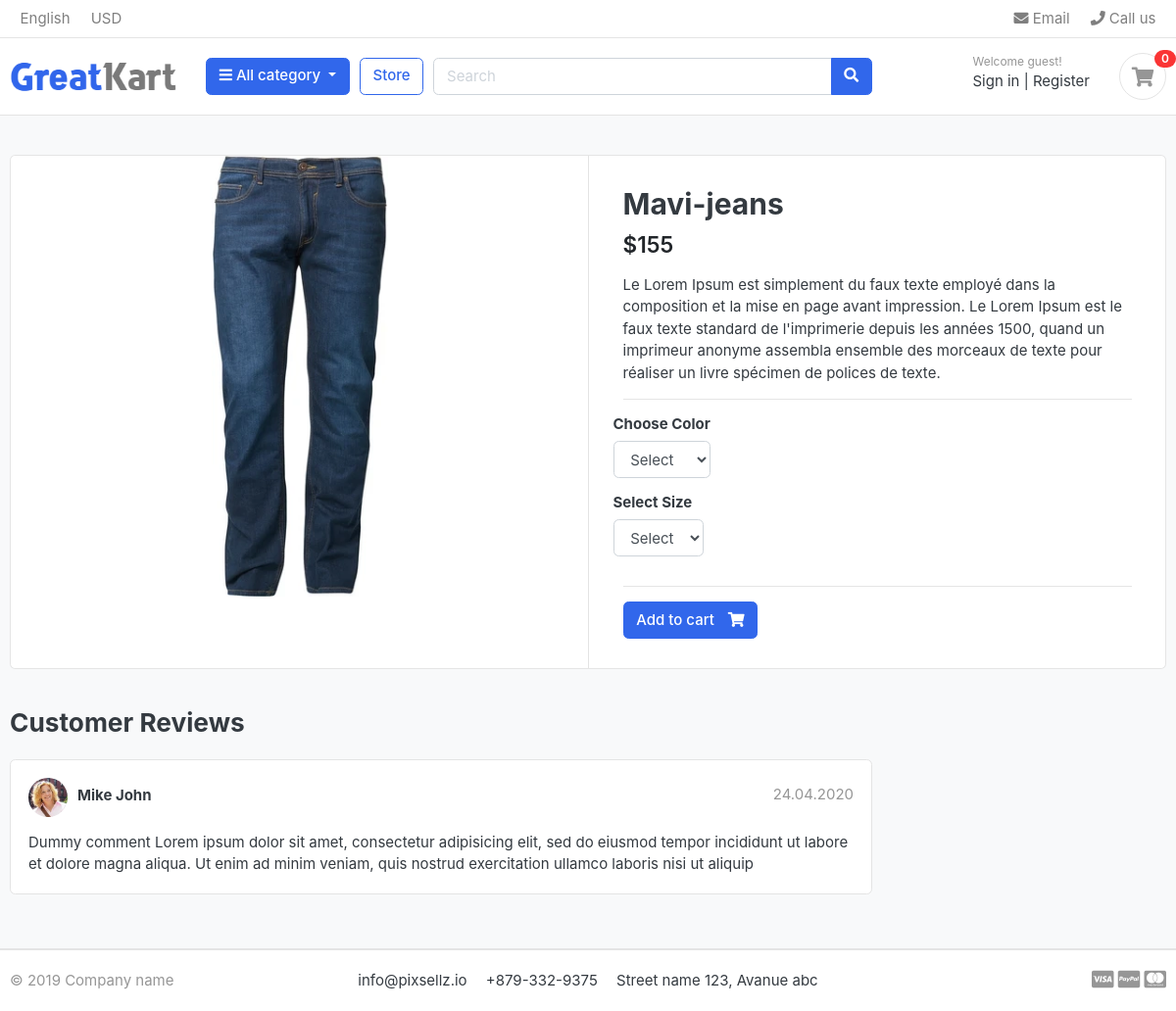
The app's page /store/category/jeans/mavi-jeans/ with its own data.
### store/models.py (models this page shows, shortened)
class Product(models.Model):
    product_name = models.CharField(max_length=200, unique=True)
    slug = models.SlugField(max_length=200, unique=True)
    description = models.TextField(max_length=500, blank=True)
    price = models.IntegerField()
    image = models.ImageField(upload_to="photos/products")
    stock = models.IntegerField()
    is_available = models.BooleanField(default=True)
    category = models.ForeignKey(Category, on_delete=models.CASCADE)
    created_date = models.DateTimeField(auto_now_add=True)
    modified_date = models.DateTimeField(auto_now=True)

### store/views.py (the view)
def product_detail(request, category_slug, product_slug):
    try:
        single_product = Product.objects.get(
            category__slug=category_slug, slug=product_slug
        )
        in_cart = CartItem.objects.filter(
            cart__cart_id=_cart_id(request), product=single_product
        ).exists()  # Si la variable existe, retourne True, sinon False
    except Exception as e:
        raise e
    context = {"single_product": single_product, "in_cart": in_cart}
    return render(request, "store/product_detail.html", context)

### carts/context_processors.py (called while the page is built)
def counter(request):
    cart_count = 0
    if "admin" in request.path:
        return {}
    else:
        try:
            cart = Cart.objects.get(cart_id=_cart_id(request))
            cart_items = CartItem.objects.filter(cart=cart)
            for cart_item in cart_items:
                cart_count += cart_item.quantity
        except Cart.DoesNotExist:
            cart_count = 0
    return dict(cart_count=cart_count)

### carts/views.py (called while the page is built)
def _cart_id(request):  # underscore au début pour rendre la fonction privée
    actual_session = request.session.session_key
    if not actual_session:  # si pas de session, créer une
        actual_session = request.session.create()
    return actual_session

### category/context_processors.py (called while the page is built)
def menu_links(request):
    links = Category.objects.all()
    return dict(links=links)  # variable links disponible dsns touts les Templates

### category/models.py (called while the page is built)
    def get_url(self):
        return reverse("products_by_category", args=[self.slug])

### store/models.py (called while the page is built)
    def colors(self):
        return super(VariationManager, self).filter(
            variation_category="color", is_active=True
        )

    def sizes(self):
        return super(VariationManager, self).filter(
            variation_category="size", is_active=True
        )

### templates/store/product_detail.html (shortened to what this page needs)
{% extends 'base.html' %}
{% load static%}
{% block content %}
<section class="section-content padding-y bg">
    <div class="container">
    <div class="card">
        <div class="row no-gutters">
            <aside class="col-md-6">
    <article class="gallery-wrap">
        <div class="img-big-wrap">
           <a href="#"><img src="{{single_product.image.url}}"></a>
        </div>
    </article>
            </aside>
            <main class="col-md-6 border-left">
    <form action="{% url 'add_cart' single_product.id %}" method="POST">
    <article class="content-body">
    <h2 class="title">{{single_product.product_name}}</h2>
    <div class="mb-3">
        <var class="price h4">${{single_product.price}}</var>
    </div>
    <p>{{single_product.description}}</p>
    <hr>
        <div class="row">
            <div class="item-option-select">
                <h6>Choose Color</h6>
                <select name="color" class="form-control" required>
                  <option value="" disabled selected>Select</option>
                </select>
            </div>
        </div>
        <div class="row">
            <div class="item-option-select">
                <h6>Select Size</h6>
                <select name="size" class="form-control" required>
                  <option value="" disabled selected>Select</option>
                </select>
            </div>
        </div>
        <hr>
        {% if single_product.stock <= 0 %}
          <h5>Out of stock</h5>
        {% else %}
          <button type="submit" class="btn  btn-primary"> <span class="text">Add to cart</span> <i class="fas fa-shopping-cart"></i>  </button>
        {% endif %}
    </article>
    </form>
            </main>
        </div>
    </div>
    <br>
    <div class="row">
                <div class="col-md-9">
        <header class="section-heading">
            <h3>Customer Reviews </h3>
        </header>
        <article class="box mb-3">
            <div class="icontext w-100">
                <img src="{% static './images/avatars/avatar1.jpg'%}" class="img-xs icon rounded-circle">
                <div class="text">
                    <span class="date text-muted float-md-right">24.04.2020 </span>
                    <h6 class="mb-1">Mike John </h6>
                </div>
            </div>
            <div class="mt-3">
                <p>
                    Dummy comment Lorem ipsum dolor sit amet, consectetur adipisicing elit, sed do eiusmod
                    tempor incididunt ut labore et dolore magna aliqua. Ut enim ad minim veniam,
                    quis nostrud exercitation ullamco laboris nisi ut aliquip
                </p>
            </div>
        </article>
        </div>
    </div>
    </div>
    </section>
{% endblock content %}

### static/css/ui.css (style rules this page uses)
html { font-family: "Inter", sans-serif; font-size: 15px; }
.content-body { flex: 1 1 auto; padding: 2rem 2.3rem; }
.img-xs, .img-sm, .img-md, .img-lg { -o-object-fit: cover; object-fit: cover; flex-shrink: 0; flex-grow: 0; }
.img-xs { width: 40px; height: 40px; }
.padding-y { padding-top: 40px; padding-bottom: 40px; }
var { font-style: normal; }
article:after, .form-group:after { display: block; clear: both; content: ""; }
.bg { background-color: #f8f9fa; }
.section-heading { margin-bottom: 20px; margin-top: 15px; }
p:last-child { margin-bottom: 0; }
.btn .text + i { margin-left: 10px; }
.icontext { display: inline-flex; align-items: center; vertical-align: middle; }
.icontext .text { width: 100%; line-height: 1.2; }
.icontext .icon { position: relative; margin-right: 10px; flex-shrink: 0; flex-grow: 0; }
.price { font-weight: 600; color: #212529; }
.box { padding: 18px; background: #fff; border-radius: 0.37rem; border: 1px solid #e4e4e4; }
.box img { max-width: 100%; }
.gallery-wrap .img-big-wrap { margin-bottom: 10px; border-radius: 0.37rem; overflow: hidden; background-color: #fff; }
.gallery-wrap .img-big-wrap a { text-align: center; display: block; }
.gallery-wrap .img-big-wrap img { height: 450px; width: auto; display: inline-block; }
.item-option-select { margin-bottom: 1rem; display: inline-block; margin-right: 15px; }

### records on screen
Product: image (picture), product_name "Mavi-jeans", price "155", description "Le Lorem Ipsum est simplement du faux texte employé dans la composition et la mise en page avant impression. Le Lorem Ipsum est le faux texte standard de l'imprimerie depuis les années 1500, quand un imprimeur anonyme assembla ensemble des morceaux de texte pour réaliser un livre spécimen de polices de texte."

### other values on screen
{{ cart_count }} "0"
